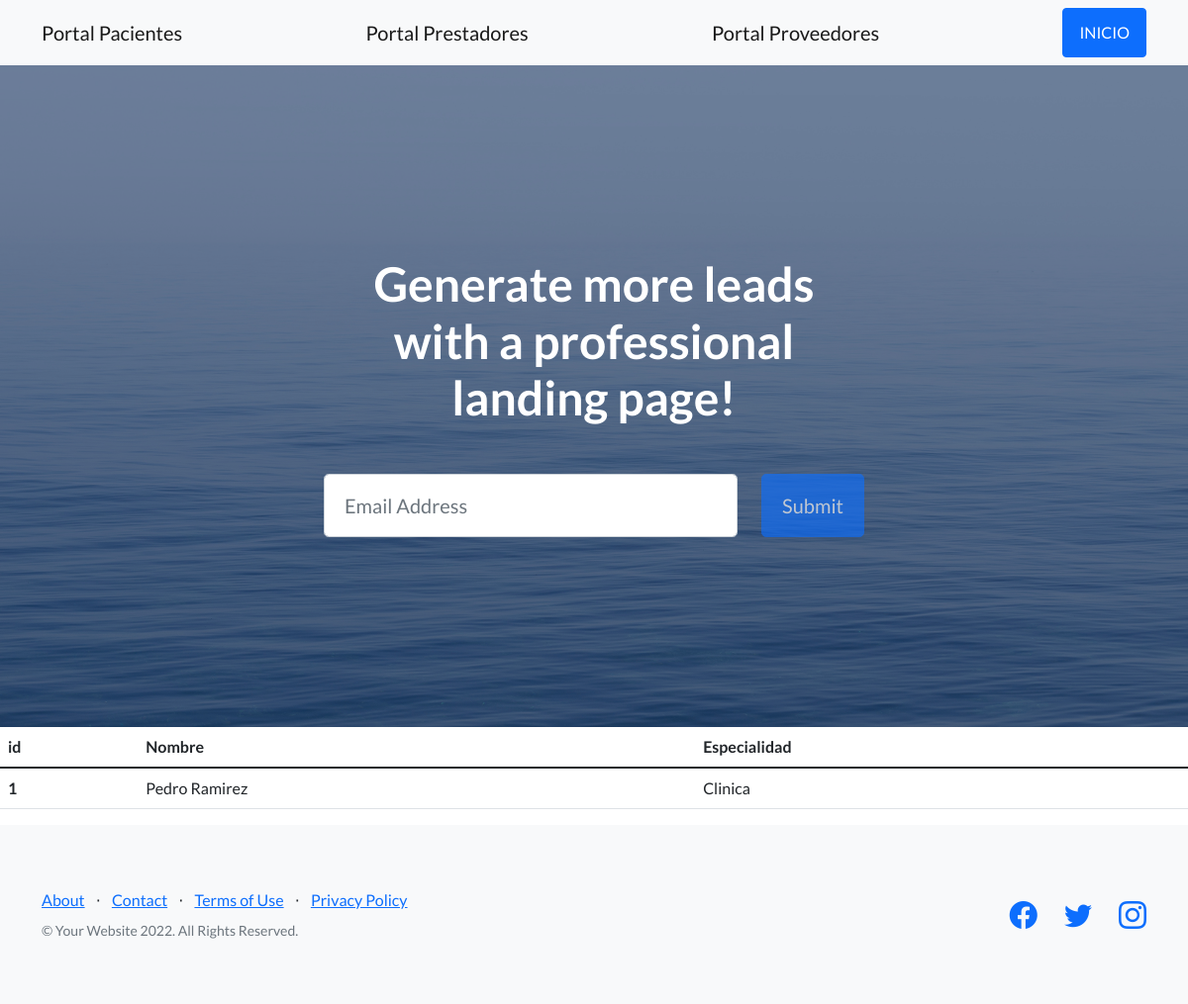
/app_coder/prestadores, run on the app's committed database.
### app_coder/models.py (models this page shows)
class Prestadores(models.Model):
    nombre= models.CharField(max_length=40)
    especialidad= models.CharField(max_length=40)

### app_coder/views.py (the view)
# urls.py: path("prestadores", views.prestadores, name="prestadores"),
def prestadores(request):
    prestadores= Prestadores.objects.all()
    datos= {"prestadores" : prestadores }
    plantilla= loader.get_template("prestadores.html")
    documento= plantilla.render(datos)
    return HttpResponse(documento)

### app_coder/template/prestadores.html
{% extends "padre.html" %}
{% load static %}
{% block contenido %}
<table class="table">
    <thead>
      <tr>
        <th scope="col">id</th>
        <th scope="col">Nombre</th>
        <th scope="col">Especialidad</th>
      </tr>
    </thead>
    <tbody>
        {% for n in prestadores %}
        <tr>
            <th scope="row">{{n.id}}</th>
            <td>{{n.nombre}}</td>
            <td>{{n.especialidad}}</td>
      </tr>
      {% endfor %}
    </tbody>
  </table>
{% endblock %}

### data on the page
Prestadores: id "1", nombre "Pedro Ramirez", especialidad "Clinica"
